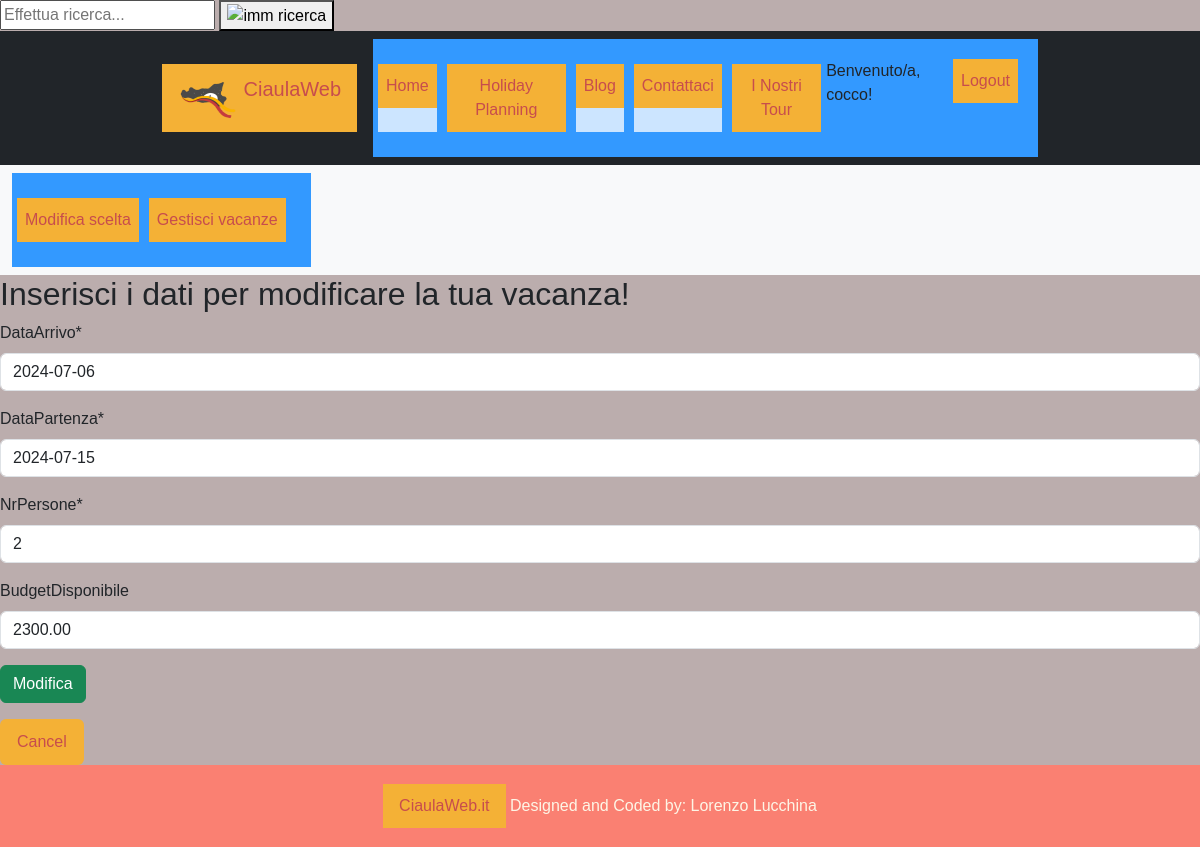
Page /HolidayPlanning/vacanza/57/modificavacanza/ (signed in) on the earlier database version.
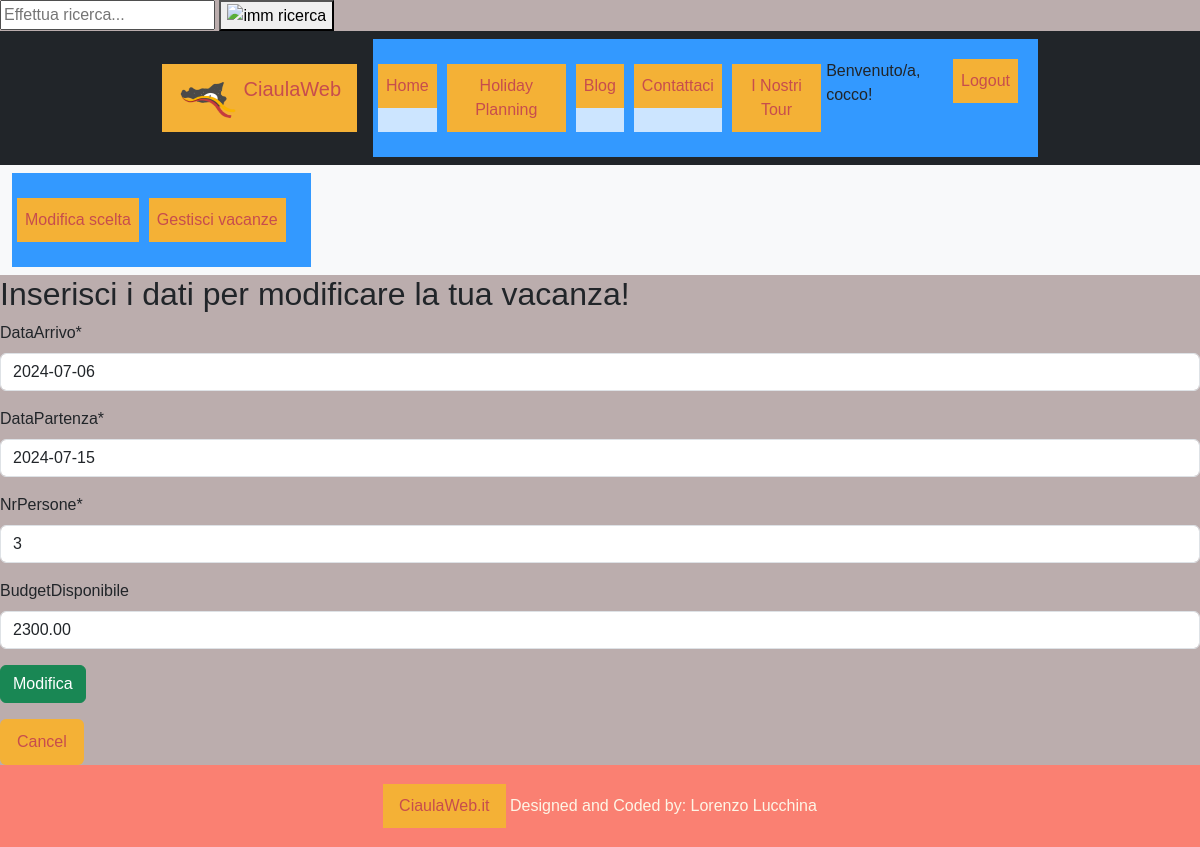
Same page on the later database version.
### HolidayPlanning/models.py (models this page shows, shortened)
class Vacanza(models.Model):
    nome = models.CharField(max_length=300, blank=True)
    dataArrivo = models.DateField()
    dataPartenza = models.DateField()
    nrPersone = models.IntegerField()
    budgetDisponibile = models.DecimalField(max_digits=10, decimal_places=2, blank=True)
    utente = models.ForeignKey(UserProfileModel, related_name='Utente', on_delete=models.PROTECT)
    scelte = models.ManyToManyField(Scelta, related_name='vacanze')
    spostamenti = models.ManyToManyField(Spostamento, related_name='spostamenti')
    class Meta:
        verbose_name = "Vacanza"
        verbose_name_plural = "Vacanze"

### HolidayPlanning/views.py (the view, shortened to what this page needs)
# urls.py: path("vacanza/<pk>/modificavacanza/", ModificaVacanza.as_view(), name="modificavacanza"),
class ModificaVacanza(IsVacanzaUserOwnedMixin, UpdateView):
    model = Vacanza
    template_name = "HolidayPlanning/modificavacanza.html"
    form_class = ModificaVacanzaForm

### HolidayPlanning/forms.py (shortened to what this page needs)
class ModificaVacanzaForm(forms.ModelForm):
    helper = FormHelper()
    helper.form_id = 'vacanza-crispy-form'
    helper.form_method = 'POST'
    helper.add_input(Submit('submit', 'Modifica'))
    helper.inputs[0].field_classes = 'btn btn-success'
    class Meta:
        model = Vacanza
        fields = ['dataArrivo', 'dataPartenza', 'nrPersone', 'budgetDisponibile']

### HolidayPlanning/mixins.py (called while the page is built)
    def dispatch(self, request, *args, **kwargs):
        vacanza = Vacanza.objects.get(pk=kwargs['pk'])
        if vacanza.utente != request.user:
            raise Http404("Non hai il permesso per accedere a questa vacanza.")
        return super().dispatch(request, *args, **kwargs)

### profiles/models.py (called while the page is built)
    @property
    def is_staff(self):
        return self.is_admin

### HolidayPlanning/templates/HolidayPlanning/modificavacanza.html (shortened to what this page needs)
{% extends 'base.html' %}
{% load crispy_forms_tags %}
{% block content %}
    <h2>Inserisci i dati per modificare la tua vacanza!</h2>
    {% crispy form %}
    <a class="btn" href="{% url 'HolidayPlanning:vacanze' %}">Cancel</a>
{% endblock %}

Differences in the rows shown:
changed Vacanza: nrPersone "2" → "3"
